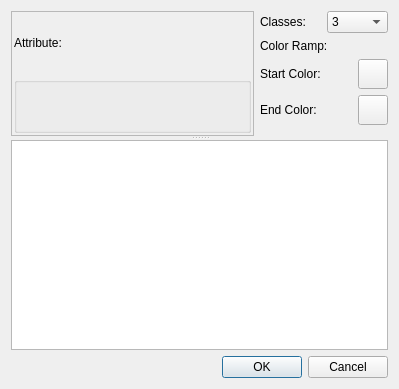
<?xml version="1.0" encoding="UTF-8"?>
<ui version="4.0" stdsetdef="1">
  <author></author>
  <comment>  Copyright 2017 Google Inc.
 Licensed under the Apache License, Version 2.0 (the &quot;License&quot;);
 you may not use this file except in compliance with the License.
 You may obtain a copy of the License at
 http://www.apache.org/licenses/LICENSE-2.0
 Unless required by applicable law or agreed to in writing, software
 distributed under the License is distributed on an &quot;AS IS&quot; BASIS,
 WITHOUT WARRANTIES OR CONDITIONS OF ANY KIND, either express or implied.
 See the License for the specific language governing permissions and
 limitations under the License.
</comment>
  <exportmacro></exportmacro>
  <class>ThematicFilterBase</class>
  <widget class="QDialog" name="ThematicFilterBase">
    <property name="geometry">
      <rect>
        <x>0</x>
        <y>0</y>
        <width>399</width>
        <height>389</height>
      </rect>
    </property>
    <property name="windowTitle">
      <string>Thematic Filtering</string>
    </property>
    <layout class="QGridLayout">
      <item row="1" column="0">
        <layout class="QHBoxLayout">
          <item>
            <spacer name="spacer35">
              <property name="sizeHint">
                <size>
                  <width>341</width>
                  <height>21</height>
                </size>
              </property>
              <property name="sizeType">
                <enum>QSizePolicy::Expanding</enum>
              </property>
              <property name="orientation">
                <enum>Qt::Horizontal</enum>
              </property>
            </spacer>
          </item>
          <item>
            <widget class="QPushButton" name="accept_btn">
              <property name="text">
                <string>OK</string>
              </property>
              <property name="shortcut">
                <string/>
              </property>
              <property name="autoDefault">
                <bool>true</bool>
              </property>
              <property name="default">
                <bool>true</bool>
              </property>
            </widget>
          </item>
          <item>
            <widget class="QPushButton" name="cancel_btn">
              <property name="text">
                <string>Cancel</string>
              </property>
              <property name="shortcut">
                <string/>
              </property>
              <property name="autoDefault">
                <bool>true</bool>
              </property>
              <property name="default">
                <bool>false</bool>
              </property>
            </widget>
          </item>
        </layout>
      </item>
      <item row="0" column="0">
        <widget class="QSplitter" name="splitter2">
          <property name="orientation">
            <enum>Qt::Vertical</enum>
          </property>
          <widget class="QWidget" name="layout150">
            <layout class="QGridLayout">
              <property name="margin">
                <number>0</number>
              </property>
              <item row="0" column="1">
                <layout class="QVBoxLayout">
                  <item>
                    <layout class="QHBoxLayout">
                      <item>
                        <widget class="QLabel" name="textLabel2_2">
                          <property name="text">
                            <string>Classes:</string>
                          </property>
                          <property name="wordWrap">
                            <bool>false</bool>
                          </property>
                        </widget>
                      </item>
                      <item>
                        <widget class="QComboBox" name="classes_combo">
                          <item>
                            <property name="text">
                              <string>3</string>
                            </property>
                          </item>
                          <item>
                            <property name="text">
                              <string>4</string>
                            </property>
                          </item>
                          <item>
                            <property name="text">
                              <string>5</string>
                            </property>
                          </item>
                          <item>
                            <property name="text">
                              <string>6</string>
                            </property>
                          </item>
                          <item>
                            <property name="text">
                              <string>7</string>
                            </property>
                          </item>
                          <item>
                            <property name="text">
                              <string>8</string>
                            </property>
                          </item>
                          <item>
                            <property name="text">
                              <string>9</string>
                            </property>
                          </item>
                          <item>
                            <property name="text">
                              <string>10</string>
                            </property>
                          </item>
                        </widget>
                      </item>
                    </layout>
                  </item>
                  <item>
                    <widget class="QLabel" name="textLabel1_2">
                      <property name="text">
                        <string>Color Ramp:</string>
                      </property>
                      <property name="wordWrap">
                        <bool>false</bool>
                      </property>
                    </widget>
                  </item>
                  <item>
                    <layout class="QHBoxLayout">
                      <item>
                        <widget class="QLabel" name="textLabel3_3">
                          <property name="text">
                            <string>Start Color:</string>
                          </property>
                          <property name="wordWrap">
                            <bool>false</bool>
                          </property>
                        </widget>
                      </item>
                      <item>
                        <widget class="QPushButton" name="start_color_btn">
                          <property name="minimumSize">
                            <size>
                              <width>30</width>
                              <height>30</height>
                            </size>
                          </property>
                          <property name="maximumSize">
                            <size>
                              <width>30</width>
                              <height>30</height>
                            </size>
                          </property>
                          <property name="text">
                            <string/>
                          </property>
                        </widget>
                      </item>
                    </layout>
                  </item>
                  <item>
                    <layout class="QHBoxLayout">
                      <item>
                        <widget class="QLabel" name="textLabel3_2_2">
                          <property name="text">
                            <string>End Color:</string>
                          </property>
                          <property name="wordWrap">
                            <bool>false</bool>
                          </property>
                        </widget>
                      </item>
                      <item>
                        <widget class="QPushButton" name="end_color_btn">
                          <property name="minimumSize">
                            <size>
                              <width>30</width>
                              <height>30</height>
                            </size>
                          </property>
                          <property name="maximumSize">
                            <size>
                              <width>30</width>
                              <height>30</height>
                            </size>
                          </property>
                          <property name="text">
                            <string/>
                          </property>
                        </widget>
                      </item>
                    </layout>
                  </item>
                  <item>
                    <spacer name="spacer112">
                      <property name="sizeHint">
                        <size>
                          <width>20</width>
                          <height>0</height>
                        </size>
                      </property>
                      <property name="sizeType">
                        <enum>QSizePolicy::Expanding</enum>
                      </property>
                      <property name="orientation">
                        <enum>Qt::Vertical</enum>
                      </property>
                    </spacer>
                  </item>
                </layout>
              </item>
              <item row="0" column="0">
                <widget class="QFrame" name="frame5">
                  <property name="minimumSize">
                    <size>
                      <width>243</width>
                      <height>0</height>
                    </size>
                  </property>
                  <property name="frameShape">
                    <enum>QFrame::StyledPanel</enum>
                  </property>
                  <property name="frameShadow">
                    <enum>QFrame::Plain</enum>
                  </property>
                  <layout class="QGridLayout">
                    <property name="margin">
                      <number>2</number>
                    </property>
                    <property name="spacing">
                      <number>0</number>
                    </property>
                    <item row="0" column="0">
                      <layout class="QVBoxLayout">
                        <item>
                          <widget class="QLabel" name="textLabel1">
                            <property name="text">
                              <string>Attribute:</string>
                            </property>
                            <property name="wordWrap">
                              <bool>false</bool>
                            </property>
                          </widget>
                        </item>
                        <item>
                          <widget class="QGroupBox" name="field_names_box"/>
                        </item>
                      </layout>
                    </item>
                  </layout>
                </widget>
              </item>
            </layout>
          </widget>
          <widget class="QTableView" name="results_table">
            <column>
              <property name="text">
                <string>Color</string>
              </property>
            </column>
            <column>
              <property name="text">
                <string>Break Value</string>
              </property>
            </column>
            <column>
              <property name="text">
                <string>Class Count</string>
              </property>
            </column>
          </widget>
        </widget>
      </item>
    </layout>
  </widget>
  <layoutdefault spacing="6" margin="11"/>
  <pixmapfunction>qPixmapFromMimeSource</pixmapfunction>
  <connections>
    <connection>
      <sender>cancel_btn</sender>
      <signal>clicked()</signal>
      <receiver>ThematicFilterBase</receiver>
      <slot>reject()</slot>
    </connection>
    <connection>
      <sender>accept_btn</sender>
      <signal>clicked()</signal>
      <receiver>ThematicFilterBase</receiver>
      <slot>accept()</slot>
    </connection>
    <connection>
      <sender>classes_combo</sender>
      <signal>activated(int)</signal>
      <receiver>ThematicFilterBase</receiver>
      <slot>ChangeNumClasses()</slot>
    </connection>
    <connection>
      <sender>field_names_box</sender>
      <signal>clicked(Q3ListBoxItem*)</signal>
      <receiver>ThematicFilterBase</receiver>
      <slot>SelectAttribute(Q3ListBoxItem*)</slot>
    </connection>
    <connection>
      <sender>start_color_btn</sender>
      <signal>clicked()</signal>
      <receiver>ThematicFilterBase</receiver>
      <slot>ChooseStartColor()</slot>
    </connection>
    <connection>
      <sender>end_color_btn</sender>
      <signal>clicked()</signal>
      <receiver>ThematicFilterBase</receiver>
      <slot>ChooseEndColor()</slot>
    </connection>
  </connections>
</ui>
